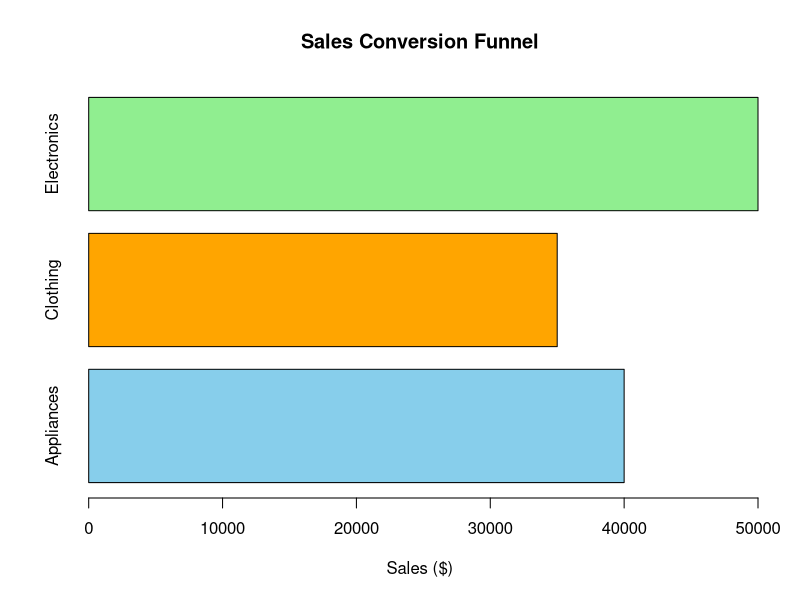
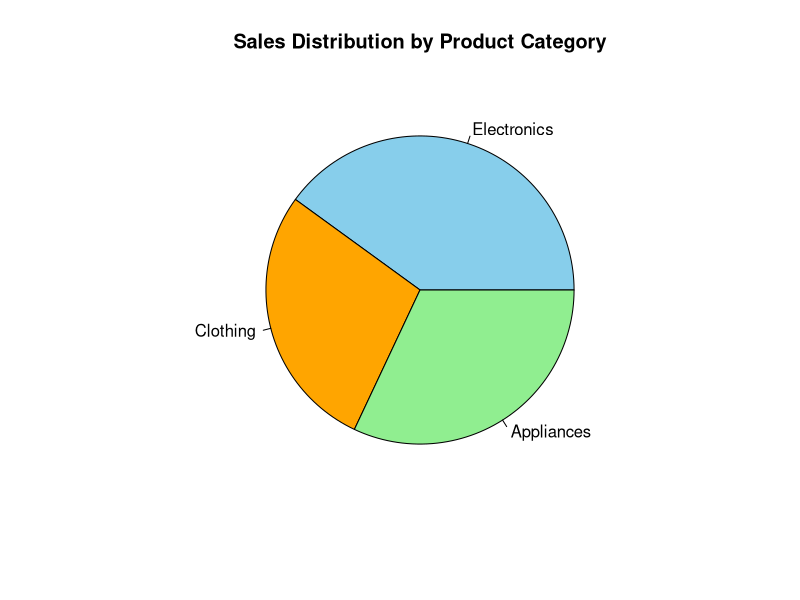

Write R code to recreate these figures, in order.
# Product Category Dataset

Category <- c("Electronics",
              "Clothing",
              "Appliances")

Sales <- c(50000,
           35000,
           40000)

product <- data.frame(Category,
                      Sales)

print(product)
barplot(rev(product$Sales),
        horiz=TRUE,
        names.arg=rev(product$Category),
        col=c("skyblue","orange","lightgreen"),
        main="Sales Conversion Funnel",
        xlab="Sales ($)",
        border="black")
View(product)
pie(product$Sales,
    labels=product$Category,
    main="Sales Distribution by Product Category",
    col=c("skyblue","orange","lightgreen"))
